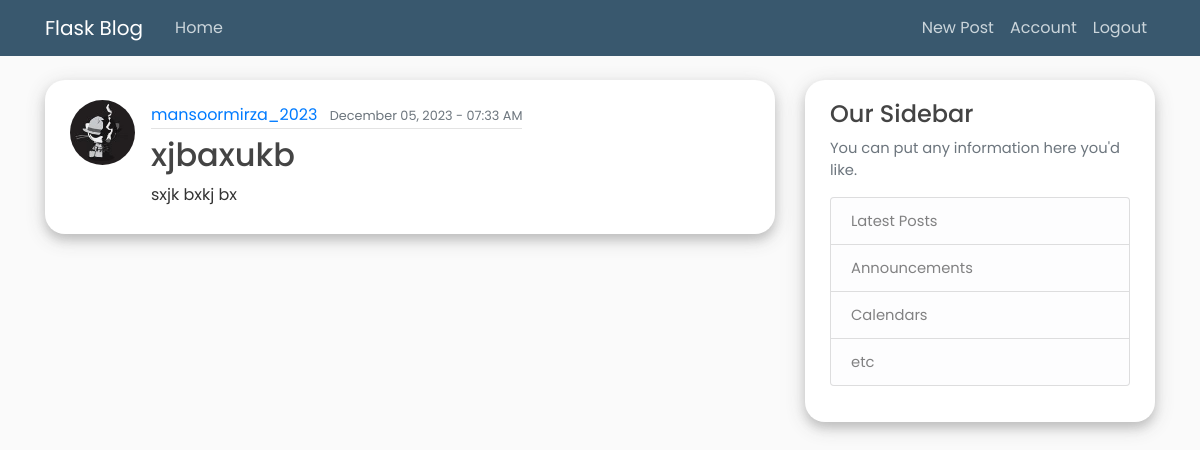
The app's page /post/3 (signed in) with its own data.
### flaskblog/models.py (models this page shows, shortened)
class User(db.Model, UserMixin):
    id = db.Column(db.Integer, primary_key=True)
    username = db.Column(db.String(20), unique=True, nullable=False)
    email = db.Column(db.String(120), unique=True, nullable=False)
    image_file = db.Column(db.String(20), nullable=False, default='default.jpeg')
    password = db.Column(db.String(60), nullable=False)
    posts = db.relationship('Post', backref='author', lazy=True)

class Post(db.Model):
    id = db.Column(db.Integer, primary_key=True)
    title = db.Column(db.String(100), nullable=False)
    date_posted = db.Column(db.DateTime, nullable=False, default=datetime.utcnow)
    content = db.Column(db.Text, nullable=False)
    user_id = db.Column(db.Integer, db.ForeignKey('user.id'), nullable=False)

### flaskblog/posts/routes.py (the view)
@posts.route("/post/<int:post_id>")
@login_required
def post(post_id):
    post = Post.query.get_or_404(post_id)
    return render_template('post.html', title=post.title, post=post)

### flaskblog/models.py (called while the page is built)
@login_manager.user_loader
def load_user(user_id):
    return User.query.get(int(user_id))

### flaskblog/templates/post.html (shortened to what this page needs)
{% extends "layout.html" %}
{% block content %}
    <article class="media home-content-section fade-in">
        <img class="rounded-circle article-img" src="{{url_for('static', filename='profile_pics/' + post.author.image_file)}}" alt="">
        <div class="media-body">
            <div class="row">
                <div class="col-md-12">
                    <div class="d-flex justify-content-between align-items-center mb-3">
                        <div class="article-metadata">
                            <a class="mr-2" href="{{url_for('users.user_post', username=post.author.username)}}">{{ post.author.username }}</a>
                            <small class="text-muted">{{ post.date_posted.strftime('%B %d, %Y - %I:%M %p') }}</small>
                        </div>
                    </div>
                    <h2  style="margin-top: -0.8rem"  class="article-title"> {{ post.title }}</h2>
                    <p class="article-content">{{ post.content }}</p>
                </div>
            </div>
        </div>
    </article>
{% endblock content %}

### flaskblog/static/main.css (style rules this page uses)
.fade-in { animation: fadeIn 0.6s ease-in-out; }
:root { --clr-dark: #39586e; --clr-light: hsl(205, 77%, 27%); }
body { background: #fafafa; color: #333333; margin-top: 5rem; font-family: 'Poppins', sans-serif; }
h1, h2, h3, h4, h5, h6 { color: #444444; }
.article-title { color: #444444; }
.article-content { white-space: pre-line; }
.article-img { height: 65px; width: 65px; margin-right: 16px; }
.media-body { margin-top: 0.2rem; padding-bottom: 0.7rem; padding-right: 0.2rem; }
.home-content-section { background: #ffffff; padding: 0px 25px; padding-top: 20px; border: none; border-radius: 20px; margin-bottom: 20px; box-shadow: 0 5px 20px 0 rgba(59, 59, 59, 0.2), 0 6px 10px rgba(77, 77, 77, 0.19) }
.article-metadata { padding-bottom: 1px; margin-bottom: 4px; border-bottom: 1px solid #e3e3e3 }

### records on screen
User: image_file (picture), author.username "mansoormirza_2023"
Post: date_posted "December 05, 2023 - 07:33 AM", title "xjbaxukb", content "sxjk bxkj bx"
